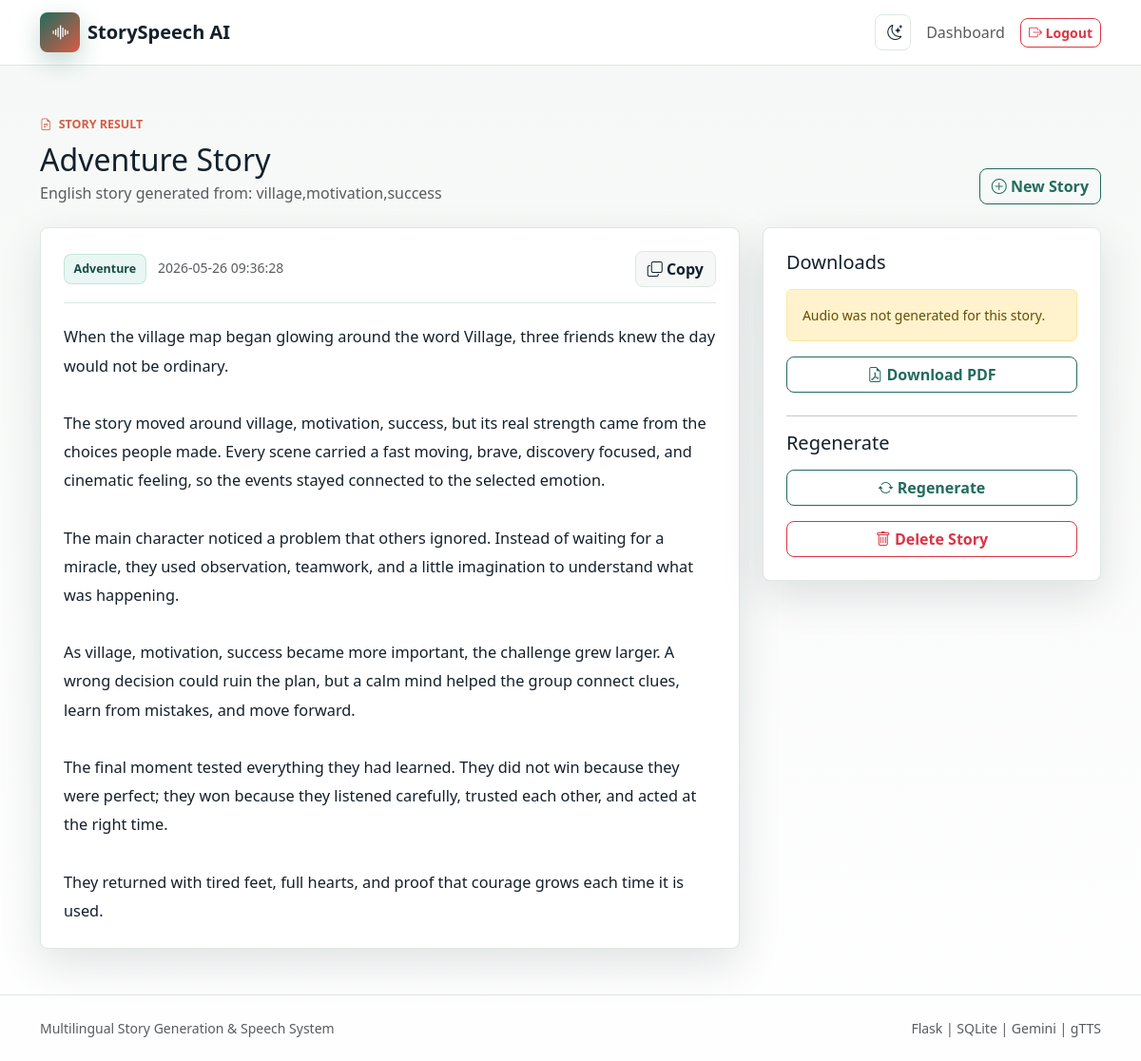
Page /result/1 (signed in) on the committed database.
### tables this page shows
CREATE TABLE stories (
    id INTEGER PRIMARY KEY AUTOINCREMENT,
    user_id INTEGER NOT NULL,
    keywords TEXT NOT NULL,
    language TEXT NOT NULL,
    emotion TEXT NOT NULL,
    generated_story TEXT NOT NULL,
    audio_file TEXT,
    created_at TEXT NOT NULL DEFAULT CURRENT_TIMESTAMP,
    FOREIGN KEY (user_id) REFERENCES users (id) ON DELETE CASCADE
);

### app.py (the view)
@app.route("/result/<int:story_id>")
@login_required
def result(story_id):
    story = get_story_or_404(story_id)
    return render_template("result.html", story=story)

### app.py (called while the page is built)
def connect_db():
    DATABASE_DIR.mkdir(exist_ok=True)
    conn = sqlite3.connect(DATABASE_PATH)
    conn.row_factory = sqlite3.Row
    conn.execute("PRAGMA foreign_keys = ON")
    return conn

def query_one(query, params=()):
    with connect_db() as conn:
        return conn.execute(query, params).fetchone()

@app.before_request
def load_user_and_csrf():
    session.setdefault("csrf_token", secrets.token_hex(32))
    g.user = None
    user_id = session.get("user_id")
    if user_id:
        g.user = query_one(
            "SELECT id, username, email FROM users WHERE id = ?",
            (user_id,),
        )

@app.before_request
def csrf_protect():
    if request.method != "POST":
        return
    form_token = request.form.get("csrf_token", "")
    session_token = session.get("csrf_token", "")
    if not form_token or not session_token or not secrets.compare_digest(form_token, session_token):
        abort(400, description="Invalid CSRF token")

@app.context_processor
def inject_template_globals():
    return {
        "csrf_token": session.get("csrf_token", ""),
        "current_user": g.get("user"),
        "languages": LANGUAGES.keys(),
        "emotions": EMOTIONS.keys(),
        "is_admin": is_admin_user(),
    }

def login_required(view):
    @wraps(view)
    def wrapped_view(*args, **kwargs):
        if g.user is None:
            flash("Please login to continue.", "warning")
            return redirect(url_for("login"))
        return view(*args, **kwargs)
    return wrapped_view

def is_admin_user():
    user = g.get("user")
    if not user:
        return False
    admin_email = os.environ.get("ADMIN_EMAIL", "").strip().lower()
    return user["username"].lower() == "admin" or (admin_email and user["email"].lower() == admin_email)

def get_story_or_404(story_id):
    story = query_one(
        """
        SELECT stories.*, users.username
        FROM stories
        JOIN users ON users.id = stories.user_id
        WHERE stories.id = ?
        """,
        (story_id,),
    )
    if story is None:
        abort(404)
    if not is_admin_user() and story["user_id"] != session.get("user_id"):
        abort(403)
    return story

### templates/result.html (shortened to what this page needs)
{% extends "base.html" %}
{% block content %}
<section class="result-header">
    <div class="container">
        <div class="d-flex flex-column flex-lg-row justify-content-between align-items-lg-end gap-3">
            <div>
                <div class="eyebrow"><i class="bi bi-file-earmark-text"></i> Story Result</div>
                <h1 class="h2 mt-2 mb-1">{{ story.emotion }} Story</h1>
                <p class="text-muted mb-0">{{ story.language }} story generated from: {{ story.keywords }}</p>
            </div>
            <a class="btn btn-outline-brand" href="{{ url_for('dashboard') }}">
                <i class="bi bi-plus-circle"></i> New Story
            </a>
        </div>
    </div>
</section>
<section class="container result-grid">
    <article class="story-panel">
        <div class="story-toolbar">
            <div>
                <span class="history-emotion">{{ story.emotion }}</span>
                <span class="text-muted small ms-2">{{ story.created_at }}</span>
            </div>
            <button class="btn icon-text-btn" type="button" id="copyStoryBtn" data-bs-toggle="tooltip" data-bs-title="Copy story">
                <i class="bi bi-copy"></i> Copy
            </button>
        </div>
        <div class="story-output" id="storyText">{{ story.generated_story }}</div>
    </article>
    <aside class="actions-panel">
        <h2 class="h5 mb-3">Downloads</h2>
        {% if story.audio_file %}
            <audio class="w-100 mb-3" controls>
                <source src="{{ url_for('static', filename='audio/' ~ story.audio_file) }}" type="audio/mpeg">
            </audio>
            <a class="btn btn-brand w-100 mb-2" href="{{ url_for('download_audio', story_id=story.id) }}">
                <i class="bi bi-download"></i> Download MP3
            </a>
        {% else %}
            <div class="alert alert-warning small">Audio was not generated for this story.</div>
        {% endif %}
        <a class="btn btn-outline-brand w-100 mb-2" href="{{ url_for('download_pdf', story_id=story.id) }}">
            <i class="bi bi-file-earmark-pdf"></i> Download PDF
        </a>
        <hr>
        <h2 class="h5 mb-3">Regenerate</h2>
        <form action="{{ url_for('generate') }}" method="post" class="mb-3">
            <button class="btn btn-outline-brand w-100" type="submit">
                <i class="bi bi-arrow-repeat"></i> Regenerate
            </button>
        </form>
        <form action="{{ url_for('delete_story', story_id=story.id) }}" method="post" data-confirm="Delete this story from history?">
            <button class="btn btn-outline-danger w-100" type="submit">
                <i class="bi bi-trash"></i> Delete Story
            </button>
        </form>
    </aside>
</section>
{% endblock %}

### static/css/style.css (style rules this page uses)
:root { --brand: #236b5e; --brand-dark: #174c43; --accent: #d85c46; --gold: #f2b84b; --ink: #14202b; --muted: #657384; --surface: #ffffff; --surface-soft: #f5f8f6; --line: #dfe7e3; --shadow: 0 16px 45px rgba(20, 32, 43, 0.12); }
html { scroll-behavior: smooth; }
body { min-height: 100vh; background: linear-gradient(180deg, rgba(245, 248, 246, 0.9), rgba(255, 255, 255, 0.92)), var(--surface-soft); color: var(--ink); }
a { color: var(--brand); }
.btn { border-radius: 8px; font-weight: 700; }
.btn-outline-brand { color: var(--brand); border-color: var(--brand); background: transparent; }
.eyebrow { display: inline-flex; align-items: center; gap: 0.45rem; color: var(--accent); font-weight: 800; text-transform: uppercase; font-size: 0.78rem; }
.feature-card, .auth-card, .generator-panel, .history-panel, .story-panel, .actions-panel, .table-shell { background: var(--surface); border: 1px solid var(--line); border-radius: 8px; box-shadow: var(--shadow); }
.dashboard-header, .result-header { padding: 3rem 0 1.5rem; }
.dashboard-grid, .result-grid { display: grid; grid-template-columns: minmax(0, 1.55fr) minmax(320px, 0.75fr); gap: 1.5rem; align-items: start; }
.generator-panel, .history-panel, .story-panel, .actions-panel { padding: 1.5rem; }
.status-pill, .history-emotion { display: inline-flex; align-items: center; gap: 0.4rem; padding: 0.35rem 0.6rem; border-radius: 8px; color: var(--brand-dark); background: rgba(73, 179, 159, 0.12); border: 1px solid rgba(73, 179, 159, 0.25); font-weight: 800; font-size: 0.78rem; }
.story-toolbar { display: flex; justify-content: space-between; gap: 1rem; align-items: center; padding-bottom: 1rem; border-bottom: 1px solid var(--line); }
.icon-text-btn { color: var(--ink); border: 1px solid var(--line); background: var(--surface-soft); }
.story-output { margin-top: 1.25rem; white-space: pre-wrap; line-height: 1.85; font-size: 1.02rem; overflow-wrap: anywhere; }
.actions-panel { position: sticky; top: 92px; }

### rows in the picture
stories: emotion "Adventure", language "English", keywords "village,motivation,success", created_at "2026-05-26 09:36:28", generated_story "When the village map began glowing around the word Village, three friends knew the day would not be ordinary. The story moved around village, motivation, success, but its real strength came from the choices people made. Every scene carried a fast moving, brave, discovery focused, and cinematic feeling, so the events stayed connected to the selected emotion. The main character noticed a problem that others ignored. Instead of waiting for a miracle, they used observation, teamwork, and a little imagination to understand what was happening. As village, motivation, success became more important, the challenge grew larger. A wrong decision could ruin the plan, but a calm mind helped the group…"
